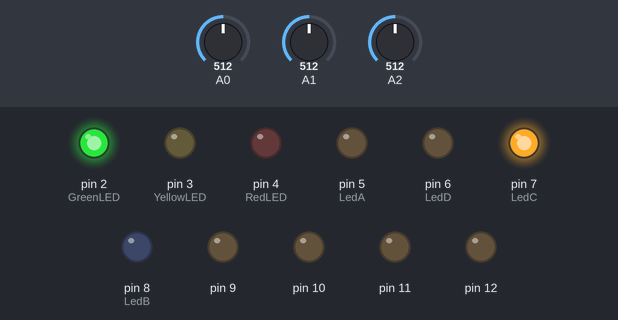
Simulated run of this sketch. Board: Arduino Uno, built with avr-gcc and run on an emulated ATmega328P. On the bench: output pins drawn as LEDs (lit = HIGH). The test bench sets the inputs (shaded band); at power-on: A0 = 512, A1 = 512, A2 = 512.

Above: at 2.9 s.
3.0 s: A0 set to 716
At 7.5 s:
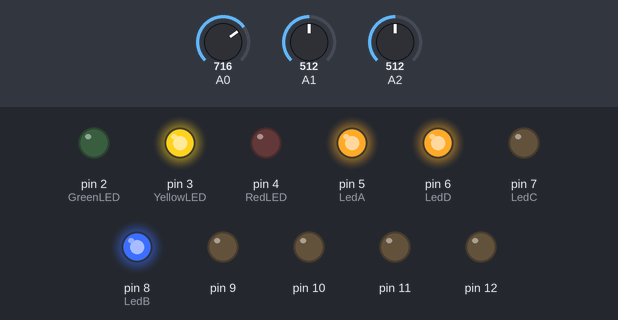
10.9 s: A1 set to 716
At 13.8 s:
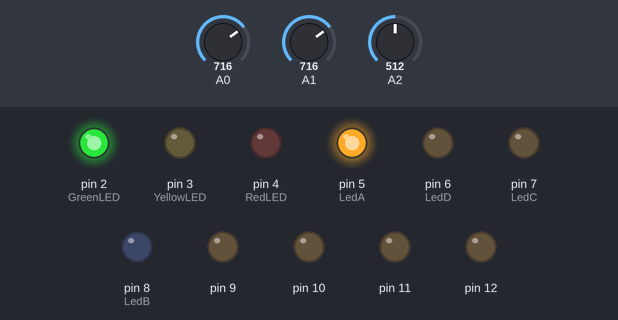
18.8 s: A2 set to 716
32.8 s: A0 set to 900
At 38.1 s:
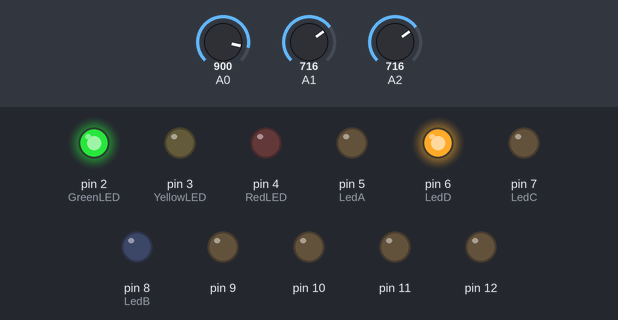
40.7 s: A1 set to 900
At 42.1 s:
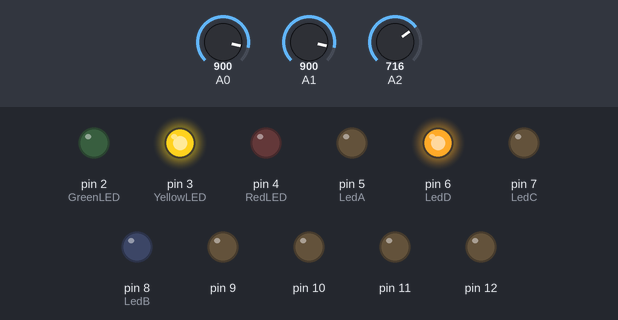
54.1 s: A2 set to 900
Timing chart, 0 to 68.9 s (numbered marks = the images above; inputs shaded):
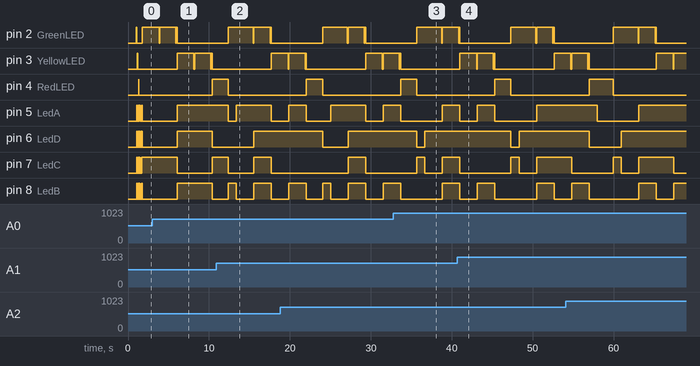

Measured:
- after the input at 32.8 s, pin 7 (LedC): LOW → HIGH after 2.9 s instead of 6.0 s
- after the input at 40.7 s, pin 5 (LedA), pin 7 (LedC): goes on until 50.5 s, then stays HIGH

The sketch:

Potato_monitor.ino
```cpp
/*     o-o   o-o  o   o  o-o   o-o    O   o-o     */
/*    o   o |     |\ /| o   o o      / \ |        */
/*    |   |  o-o  | O | |   | |  -o o---o o-o     */
/*    o   o     | |   | o   o o   | |   |    |    */
/*     o-o  o--o  o   o  o-o   o-o  o   oo--o     */

/*    OSMOGAS Potato v1.0                         */
/*    Jonas Gruska (CC) 2012                      */

/*    OSMOGAS Potato standard pin definitions     */

#include <math.h>

const int LedA = 5;
const int LedB = 8;
const int LedC = 7;
const int LedD = 6;

const int GreenLED = 2;
const int YellowLED = 3;
const int RedLED = 4;

long int resistor = 27000;

int a0[120];
int a1[120];
int a2[120];

int count, time_count, total, average, total1, average1, total2, average2;
float sensorVoltage, thermoResistance, temperature, temperature1;

// Waiting time between showing values in milliseconds
int waitTime = 2000;

void setup()
{
  // Configure 2-8 pins as output
  DDRD = DDRD | B11111100;
  DDRB = B11111;

  delay(1000);
  // Start sequence
  Disp_Break();
}

void loop()
{

  // Temperature calculation for TDC310 thermistor

  int sensorValue = analogRead(A0);
  sensorVoltage = map(sensorValue, 0, 1024, 0, 5000);
  thermoResistance = ((5 * resistor) - ((sensorVoltage/1000.0) * resistor)) / (sensorVoltage/1000.0);
  temperature = (4100 / log(thermoResistance / 0.0106613843)) - 273.15;

  sensorValue = analogRead(A1);
  sensorVoltage = map(sensorValue, 0, 1024, 0, 5000);
  thermoResistance = ((5 * resistor) - ((sensorVoltage/1000.0) * resistor)) / (sensorVoltage/1000.0);
  temperature1 = (3700 / log(thermoResistance / 0.00407817567)) - 273.15;

  digitalWrite(GreenLED, HIGH);
  Display(temperature);
  // Wait two seconds
  delay(waitTime);
  // Turn off LED
  digitalWrite(GreenLED, LOW);

  /**************************************************/
  /* Averaged ouptut of sensor A0 for last 10 hours */
  /**************************************************/

  // First value displayed will be average light for last 10 hours
  // Every 25th cycle we write the values down for averaging
  // One cycle take 12 seconds, therefore, 25th cycle means 5 minutes

  if (count % 25 == 0) {
    // Write down the last value (scaled to 0-9)
    a0[time_count] = int(temperature);
    a1[time_count] = int(temperature1);

    // When at the end of the array of values - start writing from beginning.
    // Position in array doesn't affect the average output, obviously
    if (time_count < 120)
      time_count++;
    else
      time_count = 0;
  }

  // Raise count every (waitTime * 6) milliseconds (in this case, 12 000 ms => 12s)
  count++;
  // Reseting values for calculating average
  total, total1 = 0;
  average, average1 = 0;

  // Counting average (populating all the values from a0 array
  // and dividing by amount of written values
  for (int i = 0; i < time_count; i++) {
    total += a0[i];
    total1 += a1[i];

    average = int(total / time_count);
    average1 = int(total1 / time_count);
  }

  digitalWrite(GreenLED, HIGH);
  delay(80);
  digitalWrite(GreenLED, LOW);
  delay(80);
  digitalWrite(GreenLED, HIGH);
  Display(average);
  // Wait two seconds
  delay(waitTime);
  // Turn off LED
  digitalWrite(GreenLED, LOW);
  delay(80);
  digitalWrite(GreenLED, HIGH);
  delay(80);
  digitalWrite(GreenLED, LOW);


  digitalWrite(YellowLED, HIGH);
  Display(temperature1);
  // Wait two seconds
  delay(waitTime);
  // Turn off LED
  digitalWrite(YellowLED, LOW);

  /**************************************************/
  /* Averaged ouptut of sensor A1 for last 10 hours */
  /**************************************************/

  // Reseting values for calculating average
  total = 0;
  average = 0;

  // Counting average (populating all the values from a0 array
  // and dividing by amount of written values
  for (int i = 0; i < time_count; i++) {
    total += a1[i];
    average = int(total / time_count);
  }

  digitalWrite(YellowLED, HIGH);
  delay(80);
  digitalWrite(YellowLED, LOW);
  delay(80);
  digitalWrite(YellowLED, HIGH);
  Display(average);
  // Wait two seconds
  delay(waitTime);
  // Turn off LED
  digitalWrite(YellowLED, LOW);
  delay(80);
  digitalWrite(YellowLED, HIGH);
  delay(80);
  digitalWrite(YellowLED, LOW);

  /***************************************************/
  /* Basic reading of the sensors, one after another */
  /***************************************************/

   // Turn on LED
   digitalWrite(RedLED, HIGH);
  // Read second sensor (HUMIDITY)
   Display(map(analogRead(2), 0, 800, 0, 9));
   // Wait two seconds
   delay(waitTime);
   // Turn off LED
   digitalWrite(RedLED, LOW);

   /*
   // Read third sensor
   Display(map(analogRead(2), 0, 1000, 0, 9));
   // Turn on LED
   digitalWrite(RedLED, HIGH);
   // Wait two seconds
   delay(waitTime);
   // Turn off LED
   digitalWrite(RedLED, LOW);

   // Read fourth sensor
   Display(map(analogRead(3), 0, 1000, 0, 9));
   // Turn on LED
   digitalWrite(GreenLED, HIGH);
   digitalWrite(YellowLED, HIGH);
   // Wait two seconds
   delay(waitTime);
   // Turn off LED
   digitalWrite(GreenLED, LOW);
   digitalWrite(YellowLED, LOW);

   // Read fifth sensor
   Display(map(analogRead(4), 0, 1000, 0, 9));
   // Turn on LED
   digitalWrite(RedLED, HIGH);
   digitalWrite(YellowLED, HIGH);
   // Wait two seconds
   delay(waitTime);
   // Turn off LED
   digitalWrite(RedLED, LOW);
   digitalWrite(YellowLED, LOW);

   // Read sixth sensor
   Display(map(analogRead(5), 0, 1000, 0, 9));
   // Turn on LED
   digitalWrite(RedLED, HIGH);
   digitalWrite(GreenLED, HIGH);
   // Wait two seconds
   delay(waitTime);
   // Turn off LED
   digitalWrite(RedLED, LOW);
   digitalWrite(GreenLED, LOW);

  */

}

// This function outputs the supplied value to the display.
void Display(int n)
{
  int x = int(n / 10);
  int y = int(n % 10);
  if (n <= 9) {
    digitalWrite(LedD, ((n >> 3) & 1) ? HIGH : LOW);
    digitalWrite(LedC, ((n >> 2) & 1) ? HIGH : LOW);
    digitalWrite(LedB, ((n >> 1) & 1) ? HIGH : LOW);
    digitalWrite(LedA, (n & 1) ? HIGH : LOW);
  }
  else {
    digitalWrite(LedD, ((x >> 3) & 1) ? HIGH : LOW);
    digitalWrite(LedC, ((x >> 2) & 1) ? HIGH : LOW);
    digitalWrite(LedB, ((x >> 1) & 1) ? HIGH : LOW);
    digitalWrite(LedA, (x & 1) ? HIGH : LOW);

    delay(1000);

    digitalWrite(LedD, ((y >> 3) & 1) ? HIGH : LOW);
    digitalWrite(LedC, ((y >> 2) & 1) ? HIGH : LOW);
    digitalWrite(LedB, ((y >> 1) & 1) ? HIGH : LOW);
    digitalWrite(LedA, (y & 1) ? HIGH : LOW);

  }
}

void Disp_Break()
{
  for (int i = 0; i<5; i++ ) {
    Display(0);
    digitalWrite(i+2, HIGH);
    delay(50);
    digitalWrite(i+2, LOW);
    delay(50);
    Blank();
    delay(50);

  }
}

void Blank()
{
  digitalWrite(LedD, HIGH);
  digitalWrite(LedC, HIGH);
  digitalWrite(LedB, HIGH);
  digitalWrite(LedA, HIGH);
}
```
